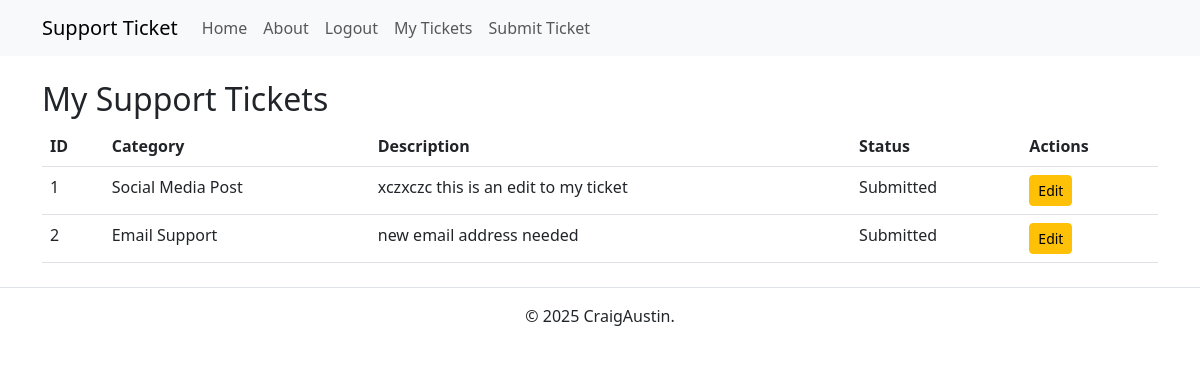
Page /tickets (signed in) on the committed database.
### app.py (models this page shows)
class Ticket(db.Model):
    id = db.Column(db.Integer, primary_key=True)
    user_id = db.Column(db.Integer, db.ForeignKey('user.id'), nullable=False)
    category = db.Column(db.String(100), nullable=False)
    description = db.Column(db.Text, nullable=False)
    status = db.Column(db.String(20), default='Submitted')
    user = db.relationship('User', backref=db.backref('tickets', lazy=True))

### app.py (the view)
@app.route('/tickets')
@login_required
def view_tickets():
    if current_user.is_authenticated:
        user_tickets = Ticket.query.filter_by(user_id=current_user.id).all()
        return render_template('tickets.html', tickets=user_tickets)

### app.py (called while the page is built)
@login_manager.user_loader
def load_user(user_id):
    return User.query.get(int(user_id))

### templates/tickets.html (shortened to what this page needs)
{% extends 'base.html' %}
{% block content %}
<h2>My Support Tickets</h2>
{% if tickets %}
<table class="table">
    <thead>
        <tr>
            <th>ID</th>
            <th>Category</th>
            <th>Description</th>
            <th>Status</th>
            <th>Actions</th>
        </tr>
    </thead>
    <tbody>
        {% for ticket in tickets %}
        <tr>
            <td>{{ ticket.id }}</td>
            <td>{{ ticket.category }}</td>
            <td>{{ ticket.description }}</td>
            <td>{{ ticket.status }}</td>
            <td>
                <a href="{{ url_for('edit_ticket', ticket_id=ticket.id) }}" class="btn btn-warning btn-sm">Edit</a>
            </td>
        </tr>
        {% endfor %}
    </tbody>
</table>
{% else %}
<p>You have no submitted tickets.</p>
{% endif %}
{% endblock %}

### static/styles.css (style rules this page uses)
*, *::before, *::after { box-sizing: border-box; }
* { margin: 0; }
body { line-height: 1.5; -webkit-font-smoothing: antialiased; }
p, h1, h2, h3, h4, h5, h6 { overflow-wrap: break-word; }
h1, h2, h3, h4, h5, h6 { text-wrap: balance; }

### rows in the picture
Ticket: id "1", category "Social Media Post", description "xczxczc this is an edit to my ticket", status "Submitted"
Ticket: id "2", category "Email Support", description "new email address needed", status "Submitted"
